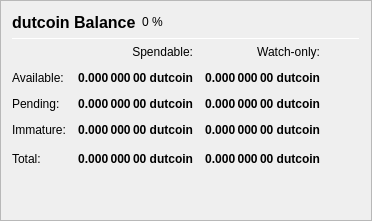
                   <widget class="QFrame" name="frame_Balances">
                    <property name="frameShape">
                     <enum>QFrame::StyledPanel</enum>
                    </property>
                    <property name="frameShadow">
                     <enum>QFrame::Raised</enum>
                    </property>
                    <layout class="QVBoxLayout" name="verticalLayout_4">
                     <item>
                      <layout class="QHBoxLayout" name="horizontalLayout_4">
                       <item>
                        <widget class="QLabel" name="label_5">
                         <property name="minimumSize">
                          <size>
                           <width>0</width>
                           <height>20</height>
                          </size>
                         </property>
                         <property name="font">
                          <font>
                           <pointsize>12</pointsize>
                           <weight>75</weight>
                           <bold>true</bold>
                          </font>
                         </property>
                         <property name="text">
                          <string>dutcoin Balance</string>
                         </property>
                        </widget>
                       </item>
                       <item>
                        <widget class="QLabel" name="labelECAPercent">
                         <property name="text">
                          <string notr="true">0 %</string>
                         </property>
                        </widget>
                       </item>
                       <item>
                        <spacer name="horizontalSpacer_3">
                         <property name="orientation">
                          <enum>Qt::Horizontal</enum>
                         </property>
                         <property name="sizeHint" stdset="0">
                          <size>
                           <width>40</width>
                           <height>20</height>
                          </size>
                         </property>
                        </spacer>
                       </item>
                      </layout>
                     </item>
                     <item>
                      <widget class="Line" name="line_Balance">
                       <property name="minimumSize">
                        <size>
                         <width>0</width>
                         <height>1</height>
                        </size>
                       </property>
                       <property name="maximumSize">
                        <size>
                         <width>16777215</width>
                         <height>1</height>
                        </size>
                       </property>
                       <property name="orientation">
                        <enum>Qt::Horizontal</enum>
                       </property>
                      </widget>
                     </item>
                     <item>
                      <layout class="QGridLayout" name="gridLayout">
                       <property name="spacing">
                        <number>12</number>
                       </property>
                       <item row="0" column="1">
                        <widget class="QLabel" name="labelSpendable">
                         <property name="text">
                          <string>Spendable:</string>
                         </property>
                         <property name="alignment">
                          <set>Qt::AlignRight|Qt::AlignTrailing|Qt::AlignVCenter</set>
                         </property>
                        </widget>
                       </item>
                       <item row="0" column="2">
                        <widget class="QLabel" name="labelWatchonly">
                         <property name="text">
                          <string>Watch-only:</string>
                         </property>
                         <property name="alignment">
                          <set>Qt::AlignRight|Qt::AlignTrailing|Qt::AlignVCenter</set>
                         </property>
                        </widget>
                       </item>
                       <item row="1" column="0">
                        <widget class="QLabel" name="labelBalanceText">
                         <property name="text">
                          <string>Available:</string>
                         </property>
                        </widget>
                       </item>
                       <item row="1" column="1">
                        <widget class="QLabel" name="labelBalance">
                         <property name="font">
                          <font>
                           <weight>75</weight>
                           <bold>true</bold>
                          </font>
                         </property>
                         <property name="cursor">
                          <cursorShape>IBeamCursor</cursorShape>
                         </property>
                         <property name="toolTip">
                          <string>Your current spendable balance</string>
                         </property>
                         <property name="text">
                          <string notr="true">0.000 000 00 dutcoin</string>
                         </property>
                         <property name="alignment">
                          <set>Qt::AlignRight|Qt::AlignTrailing|Qt::AlignVCenter</set>
                         </property>
                         <property name="textInteractionFlags">
                          <set>Qt::LinksAccessibleByMouse|Qt::TextSelectableByKeyboard|Qt::TextSelectableByMouse</set>
                         </property>
                        </widget>
                       </item>
                       <item row="1" column="2">
                        <widget class="QLabel" name="labelWatchAvailable">
                         <property name="font">
                          <font>
                           <weight>75</weight>
                           <bold>true</bold>
                          </font>
                         </property>
                         <property name="cursor">
                          <cursorShape>IBeamCursor</cursorShape>
                         </property>
                         <property name="toolTip">
                          <string>Your current balance in watch-only addresses</string>
                         </property>
                         <property name="text">
                          <string notr="true">0.000 000 00 dutcoin</string>
                         </property>
                         <property name="alignment">
                          <set>Qt::AlignRight|Qt::AlignTrailing|Qt::AlignVCenter</set>
                         </property>
                         <property name="textInteractionFlags">
                          <set>Qt::LinksAccessibleByMouse|Qt::TextSelectableByKeyboard|Qt::TextSelectableByMouse</set>
                         </property>
                        </widget>
                       </item>
                       <item row="2" column="0">
                        <widget class="QLabel" name="labelPendingText">
                         <property name="text">
                          <string>Pending:</string>
                         </property>
                        </widget>
                       </item>
                       <item row="2" column="1">
                        <widget class="QLabel" name="labelUnconfirmed">
                         <property name="font">
                          <font>
                           <weight>75</weight>
                           <bold>true</bold>
                          </font>
                         </property>
                         <property name="cursor">
                          <cursorShape>IBeamCursor</cursorShape>
                         </property>
                         <property name="toolTip">
                          <string>Total of transactions that have yet to be confirmed, and do not yet count toward the spendable balance</string>
                         </property>
                         <property name="text">
                          <string notr="true">0.000 000 00 dutcoin</string>
                         </property>
                         <property name="alignment">
                          <set>Qt::AlignRight|Qt::AlignTrailing|Qt::AlignVCenter</set>
                         </property>
                         <property name="textInteractionFlags">
                          <set>Qt::LinksAccessibleByMouse|Qt::TextSelectableByKeyboard|Qt::TextSelectableByMouse</set>
                         </property>
                        </widget>
                       </item>
                       <item row="2" column="2">
                        <widget class="QLabel" name="labelWatchPending">
                         <property name="font">
                          <font>
                           <weight>75</weight>
                           <bold>true</bold>
                          </font>
                         </property>
                         <property name="cursor">
                          <cursorShape>IBeamCursor</cursorShape>
                         </property>
                         <property name="toolTip">
                          <string>Unconfirmed transactions to watch-only addresses</string>
                         </property>
                         <property name="text">
                          <string notr="true">0.000 000 00 dutcoin</string>
                         </property>
                         <property name="alignment">
                          <set>Qt::AlignRight|Qt::AlignTrailing|Qt::AlignVCenter</set>
                         </property>
                         <property name="textInteractionFlags">
                          <set>Qt::LinksAccessibleByMouse|Qt::TextSelectableByKeyboard|Qt::TextSelectableByMouse</set>
                         </property>
                        </widget>
                       </item>
                       <item row="3" column="0">
                        <widget class="QLabel" name="labelImmatureText">
                         <property name="text">
                          <string>Immature:</string>
                         </property>
                        </widget>
                       </item>
                       <item row="3" column="1">
                        <widget class="QLabel" name="labelImmature">
                         <property name="font">
                          <font>
                           <weight>75</weight>
                           <bold>true</bold>
                          </font>
                         </property>
                         <property name="cursor">
                          <cursorShape>IBeamCursor</cursorShape>
                         </property>
                         <property name="toolTip">
                          <string>Staked rewards that has not yet matured</string>
                         </property>
                         <property name="text">
                          <string notr="true">0.000 000 00 dutcoin</string>
                         </property>
                         <property name="alignment">
                          <set>Qt::AlignRight|Qt::AlignTrailing|Qt::AlignVCenter</set>
                         </property>
                         <property name="textInteractionFlags">
                          <set>Qt::LinksAccessibleByMouse|Qt::TextSelectableByKeyboard|Qt::TextSelectableByMouse</set>
                         </property>
                        </widget>
                       </item>
                       <item row="3" column="2">
                        <widget class="QLabel" name="labelWatchImmature">
                         <property name="font">
                          <font>
                           <weight>75</weight>
                           <bold>true</bold>
                          </font>
                         </property>
                         <property name="cursor">
                          <cursorShape>IBeamCursor</cursorShape>
                         </property>
                         <property name="toolTip">
                          <string>Staked or masternode rewards in watch-only addresses that has not yet matured</string>
                         </property>
                         <property name="text">
                          <string notr="true">0.000 000 00 dutcoin</string>
                         </property>
                         <property name="alignment">
                          <set>Qt::AlignRight|Qt::AlignTrailing|Qt::AlignVCenter</set>
                         </property>
                         <property name="textInteractionFlags">
                          <set>Qt::LinksAccessibleByMouse|Qt::TextSelectableByKeyboard|Qt::TextSelectableByMouse</set>
                         </property>
                        </widget>
                       </item>
                       <!--
                       <item row="4" column="0">
                        <widget class="QLabel" name="labelLockedBalanceText">
                         <property name="toolTip">
                          <string>Locked dutcoin or Masternode collaterals. These are excluded from zECA minting.</string>
                         </property>
                         <property name="text">
                          <string>Locked:</string>
                         </property>
                        </widget>
                       </item>
                       <item row="4" column="1">
                        <widget class="QLabel" name="labelLockedBalance">
                         <property name="font">
                          <font>
                           <weight>75</weight>
                           <bold>true</bold>
                          </font>
                         </property>
                         <property name="cursor">
                          <cursorShape>IBeamCursor</cursorShape>
                         </property>
                         <property name="toolTip">
                          <string>Locked dutcoin or Masternode collaterals. These are excluded from zECA minting.</string>
                         </property>
                         <property name="text">
                          <string notr="true">0.000 000 00 dutcoin</string>
                         </property>
                         <property name="alignment">
                          <set>Qt::AlignRight|Qt::AlignTrailing|Qt::AlignVCenter</set>
                         </property>
                         <property name="textInteractionFlags">
                          <set>Qt::LinksAccessibleByMouse|Qt::TextSelectableByKeyboard|Qt::TextSelectableByMouse</set>
                         </property>
                        </widget>
                       </item>
                       <item row="4" column="2">
                        <widget class="QLabel" name="labelWatchLocked">
                         <property name="font">
                          <font>
                           <weight>75</weight>
                           <bold>true</bold>
                          </font>
                         </property>
                         <property name="cursor">
                          <cursorShape>IBeamCursor</cursorShape>
                         </property>
                         <property name="toolTip">
                          <string>Current locked balance in watch-only addresses</string>
                         </property>
                         <property name="text">
                          <string notr="true">0.000 000 00 dutcoin</string>
                         </property>
                         <property name="alignment">
                          <set>Qt::AlignRight|Qt::AlignTrailing|Qt::AlignVCenter</set>
                         </property>
                         <property name="textInteractionFlags">
                          <set>Qt::LinksAccessibleByMouse|Qt::TextSelectableByKeyboard|Qt::TextSelectableByMouse</set>
                         </property>
                        </widget>
                       </item>
                       -->
                       <item row="5" column="0">
                        <widget class="QLabel" name="labelTotalText">
                         <property name="toolTip">
                          <string>Your current dutcoin balance, unconfirmed and immature transactions included</string>
                         </property>
                         <property name="text">
                          <string>Total:</string>
                         </property>
                        </widget>
                       </item>
                       <item row="5" column="1">
                        <widget class="QLabel" name="labelTotal">
                         <property name="font">
                          <font>
                           <weight>75</weight>
                           <bold>true</bold>
                          </font>
                         </property>
                         <property name="cursor">
                          <cursorShape>IBeamCursor</cursorShape>
                         </property>
                         <property name="toolTip">
                          <string>Your current dutcoin balance, unconfirmed and immature transactions included</string>
                         </property>
                         <property name="text">
                          <string notr="true">0.000 000 00 dutcoin</string>
                         </property>
                         <property name="alignment">
                          <set>Qt::AlignRight|Qt::AlignTrailing|Qt::AlignVCenter</set>
                         </property>
                         <property name="textInteractionFlags">
                          <set>Qt::LinksAccessibleByMouse|Qt::TextSelectableByKeyboard|Qt::TextSelectableByMouse</set>
                         </property>
                        </widget>
                       </item>
                       <item row="5" column="2">
                        <widget class="QLabel" name="labelWatchTotal">
                         <property name="font">
                          <font>
                           <weight>75</weight>
                           <bold>true</bold>
                          </font>
                         </property>
                         <property name="cursor">
                          <cursorShape>IBeamCursor</cursorShape>
                         </property>
                         <property name="toolTip">
                          <string>Current total balance in watch-only addresses</string>
                         </property>
                         <property name="text">
                          <string notr="true">0.000 000 00 dutcoin</string>
                         </property>
                         <property name="alignment">
                          <set>Qt::AlignRight|Qt::AlignTrailing|Qt::AlignVCenter</set>
                         </property>
                         <property name="textInteractionFlags">
                          <set>Qt::LinksAccessibleByMouse|Qt::TextSelectableByKeyboard|Qt::TextSelectableByMouse</set>
                         </property>
                        </widget>
                       </item>
                       <item row="5" column="3">
                        <spacer name="horizontalSpacer_9">
                         <property name="orientation">
                          <enum>Qt::Horizontal</enum>
                         </property>
                         <property name="sizeHint" stdset="0">
                          <size>
                           <width>40</width>
                           <height>20</height>
                          </size>
                         </property>
                        </spacer>
                       </item>
                      </layout>
                     </item>
                     <item>
                      <spacer name="verticalSpacer_3">
                       <property name="orientation">
                        <enum>Qt::Vertical</enum>
                       </property>
                       <property name="sizeHint" stdset="0">
                        <size>
                         <width>20</width>
                         <height>40</height>
                        </size>
                       </property>
                      </spacer>
                     </item>
                    </layout>
                   </widget>
